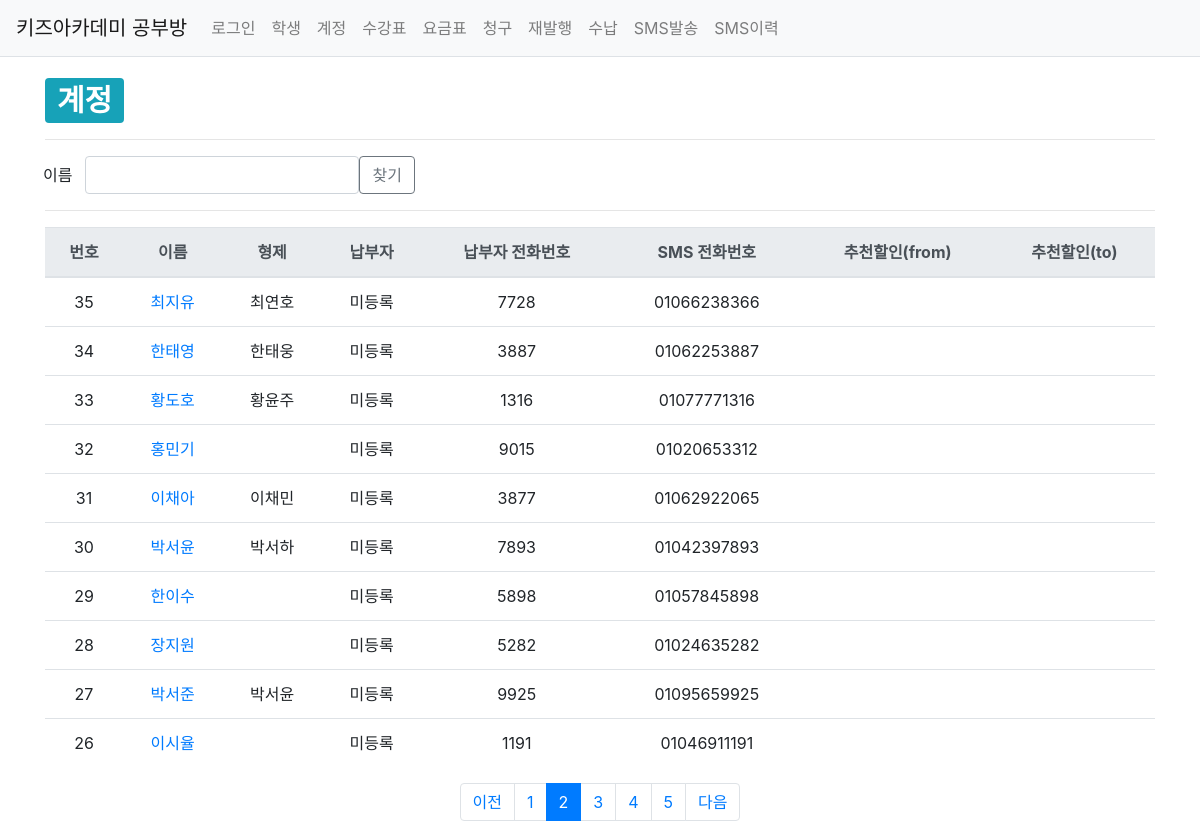
Before: /studyroom/account/?page=2 with the older database file.
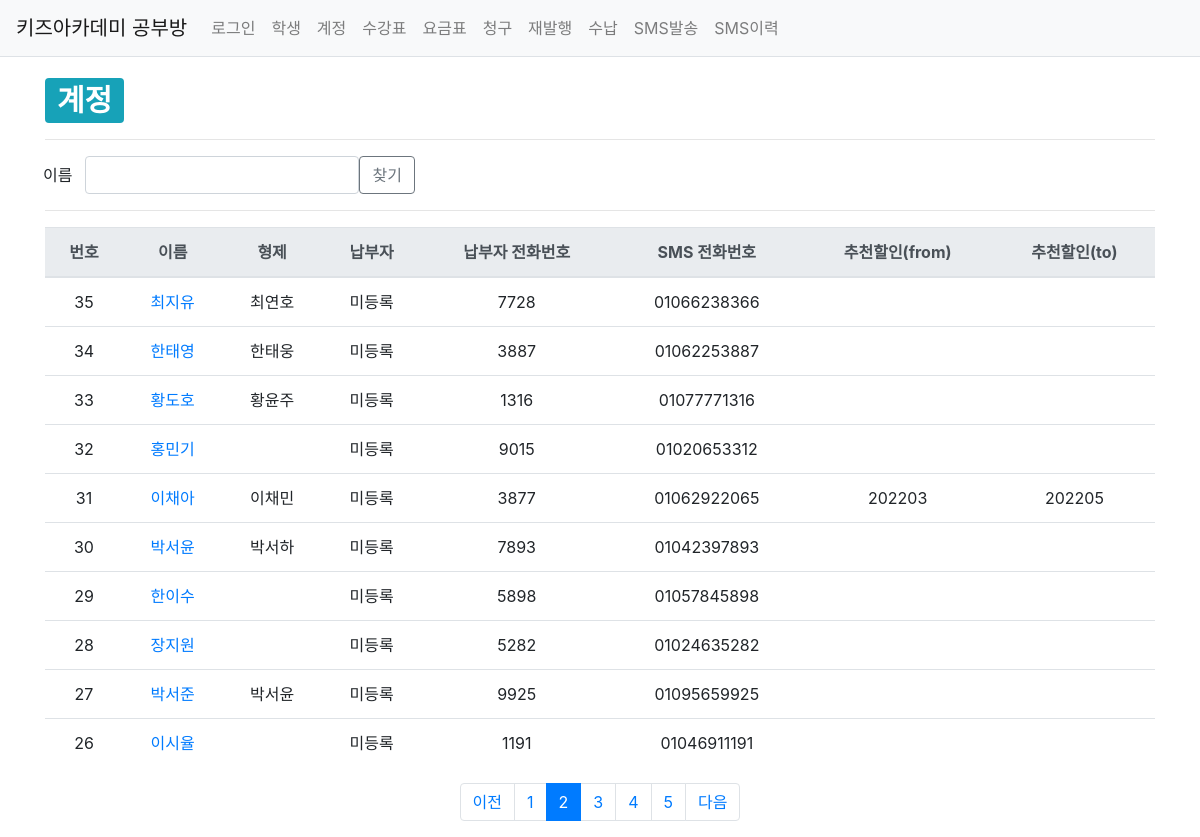
After: the same page with the newer database file.
### studyroom/models.py (models this page shows, shortened)
class Account(models.Model):
    user = models.ForeignKey(User, on_delete=models.SET_NULL, null=True)
    student = models.ForeignKey(Student, on_delete=models.SET_NULL, null=True)
    payer = models.CharField(max_length=40, null=True, blank=True)
    payer_phone_num = models.CharField(max_length=11, null=True, blank=True)
    sms_phone_num = models.CharField(max_length=11, null=True, blank=True)
    recommend_dc_start = models.CharField(max_length=6, null=True, blank=True, default='yyyymm')
    recommend_dc_end = models.CharField(max_length=6, null=True, blank=True, default='yyyymm')
    create_date = models.DateTimeField()
    modify_date = models.DateTimeField(null=True, blank=True)

class Student(models.Model):
    Grade_choices = (
        ('Y6','6세'),
        ('Y7','7세'),
        ('E1','1학년'),
        ('E2','2학년'),
        ('E3','3학년'),
        ('E4','4학년'),
        ('E5','5학년'),
        ('E6','6학년'),
    )
    user = models.ForeignKey(User, on_delete=models.SET_NULL, null=True)
    brother = models.ForeignKey('self', on_delete=models.SET_NULL, null=True, blank=True)
    name = models.CharField(max_length=20)
    grade = models.CharField(max_length=2, choices=Grade_choices)
    create_date = models.DateTimeField()
    modify_date = models.DateTimeField(null=True, blank=True)
    delete_yn = models.CharField(max_length=1, default='n')

### studyroom/views/account_views.py (the view)
def account_list(request):
    logger.info("INFO 레벨로 출력")
    """
    계정 목록 출력
    """
    page = request.GET.get('page', '1')  # 페이지
    name = request.GET.get('name', '')  # 검색어
    account_list = Account.objects.order_by('id')
    if name:
        account_list = account_list.filter(
            Q(student__name__icontains=name) |  # 학생이름 검색
            Q(student__brother__name__icontains=name)  # 학생이름 검색
        ).distinct()
    paginator = Paginator(account_list, 10)  # 페이지당 10개씩 보여주기
    page_obj = paginator.get_page(page)
    context = {'account_list': page_obj, 'page': page, 'name': name}
    return render(request, 'studyroom/account_list.html', context)

### studyroom/templatetags/studyroom_filter.py (called while the page is built)
@register.filter
def sub(value, arg):
    return value - arg

### templates/studyroom/account_list.html (shortened to what this page needs)
{% extends 'base.html' %}
{% load studyroom_filter %}
{% load humanize %}
{% block content %}
<div class="container my-3">
    <div>
        <h1>
            <span class="badge badge-info">계정</span>
        </h1>
    </div>
    <hr class="my-3">
    <div class="row">
        <div class="col-xs-2">
            <button class="btn " type="button" >이름</button>
        </div>
        <div class="col-xs-2">
            <input id="input_search" type="text" class="form-control name" value="{{ name|default_if_none:'' }}">
        </div>
        <div>
            <button class="btn btn-outline-secondary" type="button" id="btn_search">찾기</button>
        </div>
    </div>
    <hr class="my-3">
    <table class="table">
        <thead>
        <tr class="text-center thead-light">
            <th>번호</th>
            <th>이름</th>
            <th>형제</th>
            <th>납부자</th>
            <th>납부자 전화번호</th>
            <th>SMS 전화번호</th>
            <th>추천할인(from)</th>
            <th>추천할인(to)</th>
        </tr>
        </thead>
        <tbody>
        {% if account_list %}
        {% for account in account_list %}
        <tr class="text-center">
            <td>
                {{ account_list.paginator.count|sub:account_list.start_index|sub:forloop.counter0|add:1 }}
            </td>
            <td><a href="{% url 'studyroom:account_modify' account.id %}">{{ account.student.name }}</td>
            <td>{{ account.student.brother.name }}</td>
            <td>{{ account.payer|default_if_none:"미등록" }}</td>
            <td>{{ account.payer_phone_num|default_if_none:"미등록" }}</td>
            <td>{{ account.sms_phone_num|default_if_none:"미등록" }}</td>
            <td>{{ account.recommend_dc_start|default_if_none:"" }}</td>
            <td>{{ account.recommend_dc_end|default_if_none:"" }}</td>
        </tr>
        {% endfor %}
        {% else %}
        <tr>
            <td colspan="3">account이 없습니다.</td>
        </tr>
        {% endif %}
        </tbody>
    </table>
    <ul class="pagination justify-content-center">
        {% if account_list.has_previous %}
        <li class="page-item">
            <a class="page-link" href="?page={{ account_list.previous_page_number }}">이전</a>
        </li>
        {% else %}
        <li class="page-item disabled">
            <a class="page-link" tabindex="-1" aria-disabled="true" href="#">이전</a>
        </li>
        {% endif %}
        {% for page_number in account_list.paginator.page_range %}
        {% if page_number >= account_list.number|add:-5 and page_number <= account_list.number|add:5 %}
            {% if page_number == account_list.number %}
            <li class="page-item active" aria-current="page">
                <a class="page-link" href="?page={{ page_number }}">{{ page_number }}</a>
            </li>
            {% else %}
            <li class="page-item">
                <a class="page-link" href="?page={{ page_number }}">{{ page_number }}</a>
            </li>
            {% endif %}
        {% endif %}
        {% endfor %}
        {% if account_list.has_next %}
        <li class="page-item">
            <a class="page-link" href="?page={{ account_list.next_page_number }}">다음</a>
        </li>
        {% else %}
        <li class="page-item disabled">
            <a class="page-link" tabindex="-1" aria-disabled="true" href="#">다음</a>
        </li>
        {% endif %}
    </ul>
</div>
{% endblock %}

Changed rows visible on the page:
changed Account "이채아": recommend_dc_start (not shown) → "202203"; recommend_dc_end (not shown) → "202205"
